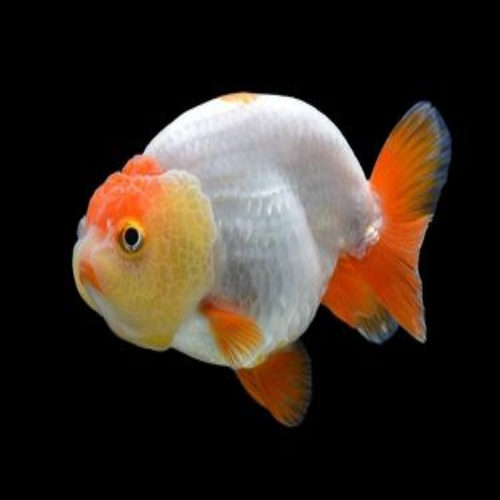
#> input picture XuLyAnh/test0/136.jpg, 500 x 500 px; its folder holds only this picture in this run
$ python kt_ca.py
#> lines starting #> are read from the running program, lines starting #| are printed output that depends on the picture; after the words box and inside, x2 and y2 are one past the last pixel; in counts of white or black regions, pixels touching at a corner belong together
import cv2
import numpy as np
import os
import matplotlib.pyplot as plt

def process_image(image_path, output_dir):
    # Đọc ảnh
#> called with image_path = 'test0/136.jpg', output_dir = 'test'
    image = cv2.imread(image_path)
#> image is the input picture: shape (500, 500, 3); mean B, G, R 34.4, 43.4, 54.4

    # Kiểm tra xem ảnh có được đọc thành công không
    if image is None:
        print(f"Không thể đọc ảnh từ đường dẫn: {image_path}")
        return

    # Chuyển đổi sang ảnh xám
    gray = cv2.cvtColor(image, cv2.COLOR_BGR2GRAY)
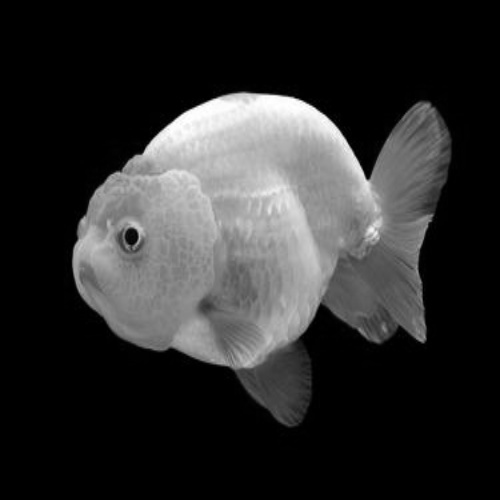
#> gray: shape (500, 500); min 0, max 255, mean 45.6

    # Sử dụng ngưỡng để tách đối tượng khỏi nền
    _, threshold = cv2.threshold(gray, 1, 255, cv2.THRESH_BINARY)
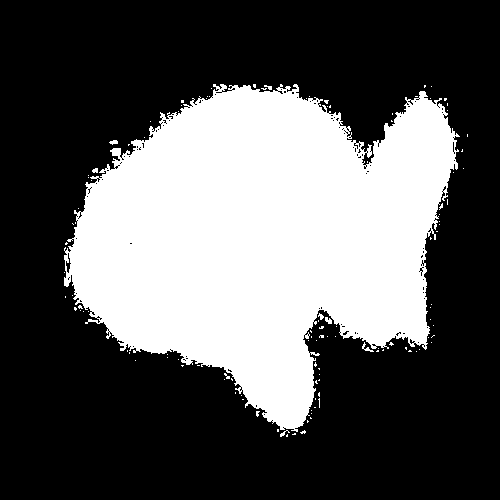
#> threshold: shape (500, 500); 34.9% white; 118 white regions (110 under 20 px)

    # Tìm các đường viền của đối tượng
    contours, _ = cv2.findContours(threshold, cv2.RETR_EXTERNAL, cv2.CHAIN_APPROX_SIMPLE)
#> contours = 118 contours, 115 with area under 20; largest, box (x1, y1, x2, y2) and area: (64, 84, 460, 432) 85937, (325, 317, 332, 324) 21, (109, 140, 118, 145) 20

    # Giả sử đối tượng lớn nhất là con cá, lấy đường viền lớn nhất
    largest_contour = max(contours, key=cv2.contourArea)
#> largest_contour = contour of 1633 points, box (x1, y1, x2, y2) (64, 84, 460, 432), area 85937

    # Tính toán hộp bao quanh đối tượng
    x, y, w, h = cv2.boundingRect(largest_contour)
#> x = 64; y = 84; w = 396; h = 348

    # Cắt đối tượng từ ảnh gốc
    object_roi = image[y:y+h, x:x+w]
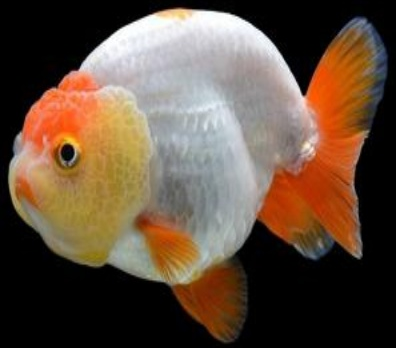
#> object_roi: shape (348, 396, 3); mean B, G, R 62.4, 78.7, 98.6

    # Tính diện tích của ảnh gốc và đối tượng
    image_area = image.shape[0] * image.shape[1]
#> image_area = 250000
    object_area = w * h
#> object_area = 137808

   # Tính tỷ lệ để đối tượng chiếm khoảng 50% diện tích ảnh
    target_area_ratio = 0.5
    object_area_sqrt = np.sqrt(object_area)
#> object_area_sqrt = 371.2
    image_area_sqrt = np.sqrt(image_area)
#> image_area_sqrt = 500
    scale_factor = np.sqrt(target_area_ratio * image_area) / object_area_sqrt
#> scale_factor = 0.952


    # Thay đổi kích thước đối tượng
    new_w = int(w * scale_factor)
#> new_w = 377
    new_h = int(h * scale_factor)
#> new_h = 331


    # Điều chỉnh kích thước nếu đối tượng vượt quá kích thước của ảnh gốc
    if new_w > image.shape[1]:
        new_w = image.shape[1]
    if new_h > image.shape[0]:
        new_h = image.shape[0]

    resized_object = cv2.resize(object_roi, (new_w, new_h))

    # Tạo ảnh mới với kích thước ban đầu và nền màu đen
    output_image = np.zeros_like(image)

    # Tính toán vị trí để chèn đối tượng vào giữa ảnh
    center_x = (image.shape[1] - new_w) // 2
#> center_x = 61
    center_y = (image.shape[0] - new_h) // 2
#> center_y = 84

    # Chèn đối tượng đã thay đổi kích thước vào ảnh mới
    output_image[center_y:center_y+new_h, center_x:center_x+new_w] = resized_object
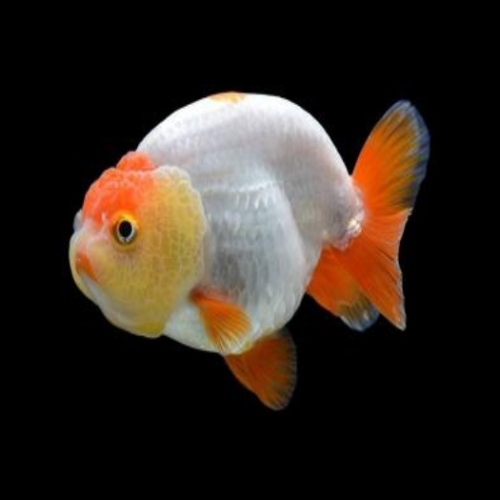
#> output_image: shape (500, 500, 3); mean B, G, R 31.1, 39.2, 49.2

    # Lưu ảnh đã xử lý
    output_path = os.path.join(output_dir, os.path.basename(image_path))
    cv2.imwrite(output_path, output_image)

    # Kiểm tra và hiển thị diện tích đối tượng sau khi thay đổi kích thước
    gray_output = cv2.cvtColor(output_image, cv2.COLOR_BGR2GRAY)
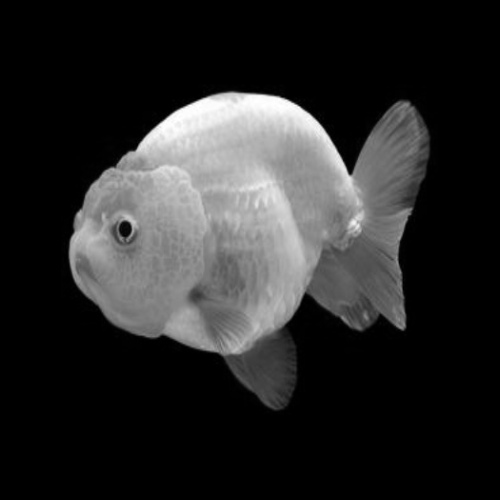
#> gray_output: shape (500, 500); min 0, max 255, mean 41.3
    _, threshold_output = cv2.threshold(gray_output, 1, 255, cv2.THRESH_BINARY)
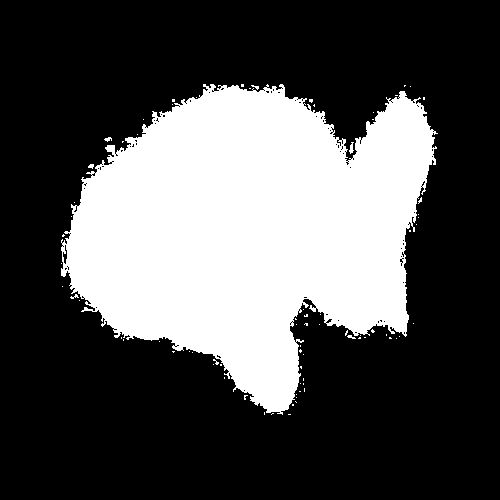
#> threshold_output: shape (500, 500); 31.6% white; 78 white regions (72 under 20 px)
    contours_output, _ = cv2.findContours(threshold_output, cv2.RETR_EXTERNAL, cv2.CHAIN_APPROX_SIMPLE)
#> contours_output = 78 contours, 76 with area under 20; largest, box (x1, y1, x2, y2) and area: (61, 84, 438, 415) 77942, (349, 142, 354, 154) 20
    largest_contour_output = max(contours_output, key=cv2.contourArea)
#> largest_contour_output = contour of 1393 points, box (x1, y1, x2, y2) (61, 84, 438, 415), area 77942
    object_area_output = cv2.contourArea(largest_contour_output)
#> object_area_output = 77942.5
    object_percentage = (object_area_output / image_area) * 100
#> object_percentage = 31.18
    print(f"Diện tích đối tượng chiếm: {object_percentage:.2f}% diện tích ảnh")
#| Diện tích đối tượng chiếm: 31.18% diện tích ảnh

    # Kiểm tra nếu object_percentage nhỏ hơn 20 hoặc lớn hơn 30, thì không lưu ảnh và kết thúc hàm
    if object_percentage < 20 or object_percentage > 35:
        print("Đối tượng chiếm diện tích quá nhỏ hoặc quá lớn. Không lưu ảnh.")
        # Xóa ảnh
        os.remove(output_path)
        return

def process_directory(input_dir, output_dir):
    if not os.path.exists(output_dir):
        os.makedirs(output_dir)

    for filename in os.listdir(input_dir):
        if filename.endswith(".jpg") or filename.endswith(".png"):
            image_path = os.path.join(input_dir, filename)
            process_image(image_path, output_dir)
            print(f"Processed {filename}")

# Đường dẫn đến thư mục chứa ảnh đầu vào và thư mục lưu ảnh đầu ra
input_directory = 'test0'
output_directory = 'test'

process_directory(input_directory, output_directory)

$ run again, on XuLyAnh/test0/140.jpg
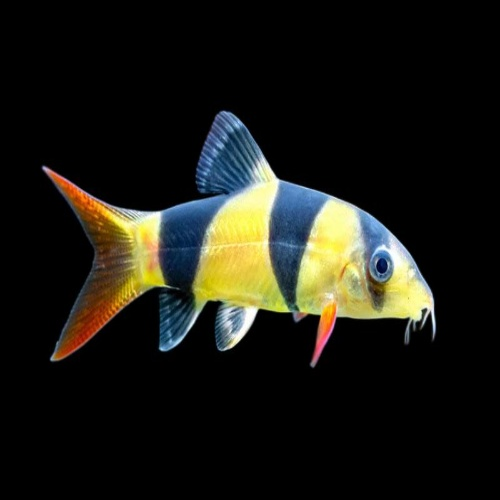
#> input picture XuLyAnh/test0/140.jpg, 500 x 500 px
#> in process_image, image is the input picture: shape (500, 500, 3); mean B, G, R 20.1, 27.3, 27.4
#> in process_image, `_, threshold = cv2.threshold(gray, 1, 255, cv2.THRESH_BINARY)`:
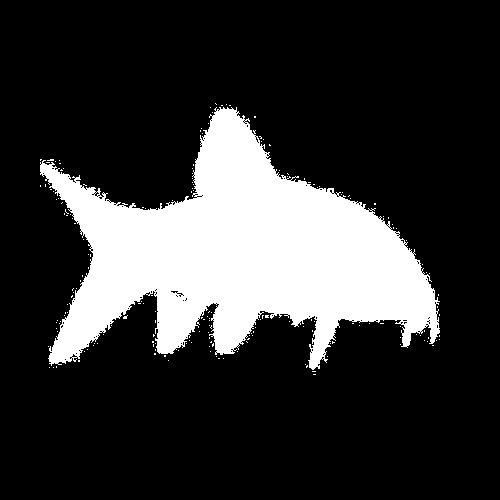
#> threshold: shape (500, 500); 20.7% white; 185 white regions (184 under 20 px)
#> contours = 185 contours, 184 with area under 20; largest, box (x1, y1, x2, y2) and area: (40, 107, 440, 370) 50508
#> largest_contour = contour of 1747 points, box (x1, y1, x2, y2) (40, 107, 440, 370), area 50508
#> x = 40; y = 107; w = 400; h = 263
#> object_area = 105200
#> object_area_sqrt = 324.3
#> scale_factor = 1.09
#> new_w = 436
#> new_h = 286
#> center_x = 32
#> center_y = 107
#> in process_image, `_, threshold_output = cv2.threshold(gray_output, 1, 255, cv2.THRESH_BI..`:
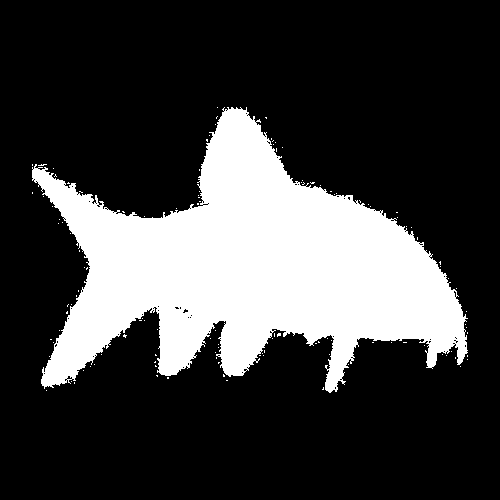
#> threshold_output: shape (500, 500); 24.6% white; 122 white regions (121 under 20 px)
#> contours_output = 122 contours, 121 with area under 20; largest, box (x1, y1, x2, y2) and area: (32, 107, 468, 393) 60252
#> largest_contour_output = contour of 1631 points, box (x1, y1, x2, y2) (32, 107, 468, 393), area 60252
#> object_area_output = 60252.5
#> object_percentage = 24.1
#| Diện tích đối tượng chiếm: 24.10% diện tích ảnh

$ run again, on XuLyAnh/test0/141.jpg
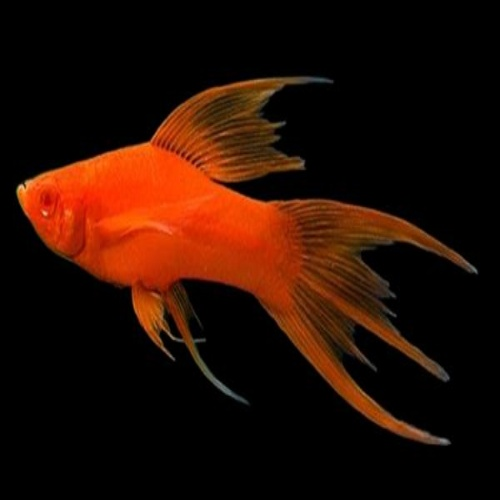
#> input picture XuLyAnh/test0/141.jpg, 500 x 500 px
#> in process_image, image is the input picture: shape (500, 500, 3); mean B, G, R 3.5, 14.2, 39.7
#> in process_image, `_, threshold = cv2.threshold(gray, 1, 255, cv2.THRESH_BINARY)`:
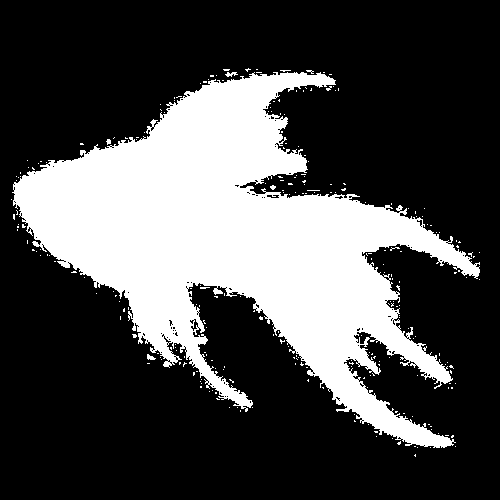
#> threshold: shape (500, 500); 29.2% white; 257 white regions (252 under 20 px)
#> contours = 257 contours, 254 with area under 20; largest, box (x1, y1, x2, y2) and area: (12, 72, 480, 448) 70408, (147, 354, 156, 360) 22, (225, 72, 238, 77) 22
#> largest_contour = contour of 2844 points, box (x1, y1, x2, y2) (12, 72, 480, 448), area 70408
#> x = 12; y = 72; w = 468; h = 376
#> object_area = 175968
#> object_area_sqrt = 419.5
#> scale_factor = 0.843
#> new_w = 394
#> new_h = 316
#> center_x = 53
#> center_y = 92
#> in process_image, `_, threshold_output = cv2.threshold(gray_output, 1, 255, cv2.THRESH_BI..`:
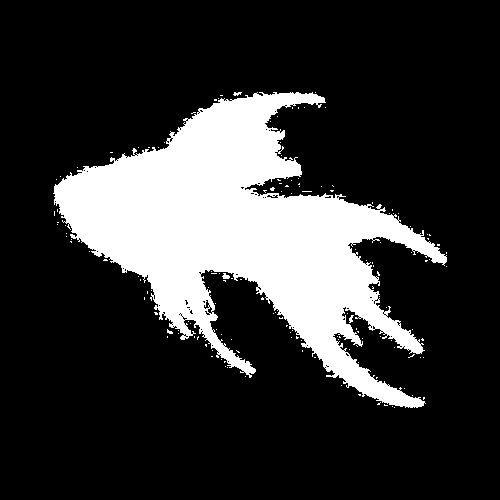
#> threshold_output: shape (500, 500); 20.6% white; 149 white regions (145 under 20 px)
#> contours_output = 149 contours, 147 with area under 20; largest, box (x1, y1, x2, y2) and area: (53, 92, 447, 408) 49790, (222, 273, 230, 279) 22
#> largest_contour_output = contour of 2160 points, box (x1, y1, x2, y2) (53, 92, 447, 408), area 49790
#> object_area_output = 49790.5
#> object_percentage = 19.92
#| Diện tích đối tượng chiếm: 19.92% diện tích ảnh

$ run again, on XuLyAnh/test0/142.jpg
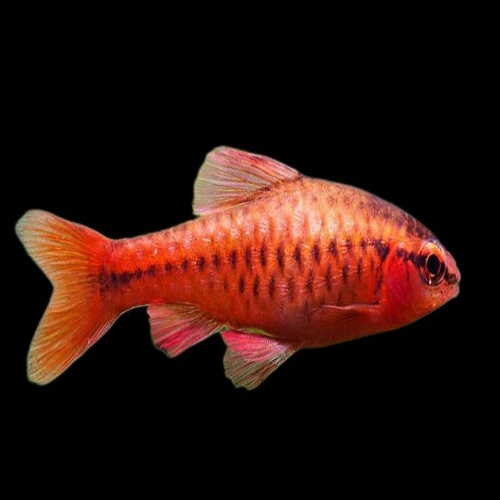
#> input picture XuLyAnh/test0/142.jpg, 500 x 500 px
#> in process_image, image is the input picture: shape (500, 500, 3); mean B, G, R 13.1, 18.9, 44
#> in process_image, `_, threshold = cv2.threshold(gray, 1, 255, cv2.THRESH_BINARY)`:
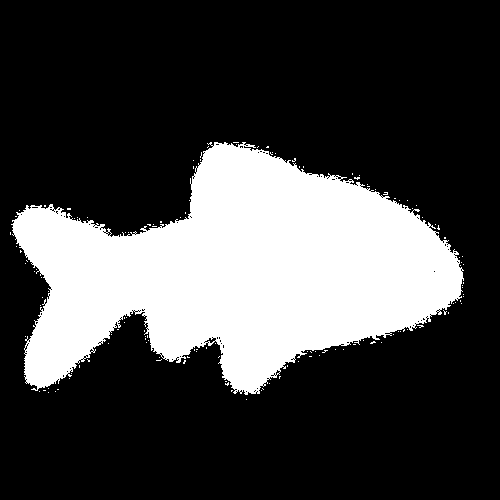
#> threshold: shape (500, 500); 26.5% white; 135 white regions (134 under 20 px)
#> contours = 135 contours, 134 with area under 20; largest, box (x1, y1, x2, y2) and area: (11, 142, 464, 395) 65264
#> largest_contour = contour of 1597 points, box (x1, y1, x2, y2) (11, 142, 464, 395), area 65264
#> x = 11; y = 142; w = 453; h = 253
#> object_area = 114609
#> object_area_sqrt = 338.5
#> scale_factor = 1.04
#> new_w = 473
#> new_h = 264
#> center_x = 13
#> center_y = 118
#> in process_image, `_, threshold_output = cv2.threshold(gray_output, 1, 255, cv2.THRESH_BI..`:
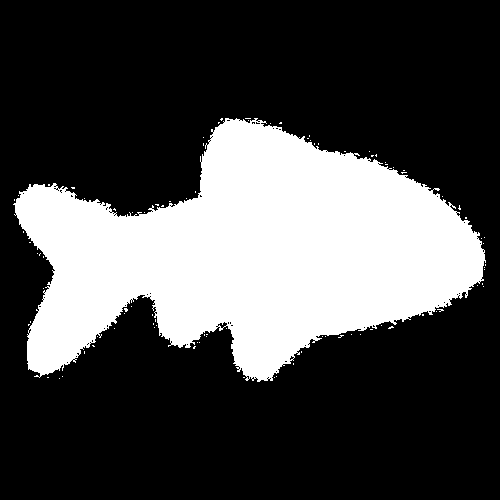
#> threshold_output: shape (500, 500); 28.9% white; 94 white regions (93 under 20 px)
#> contours_output = 94 contours, 93 with area under 20; largest, box (x1, y1, x2, y2) and area: (13, 118, 486, 382) 71270
#> largest_contour_output = contour of 1393 points, box (x1, y1, x2, y2) (13, 118, 486, 382), area 71270
#> object_area_output = 71270
#> object_percentage = 28.51
#| Diện tích đối tượng chiếm: 28.51% diện tích ảnh
